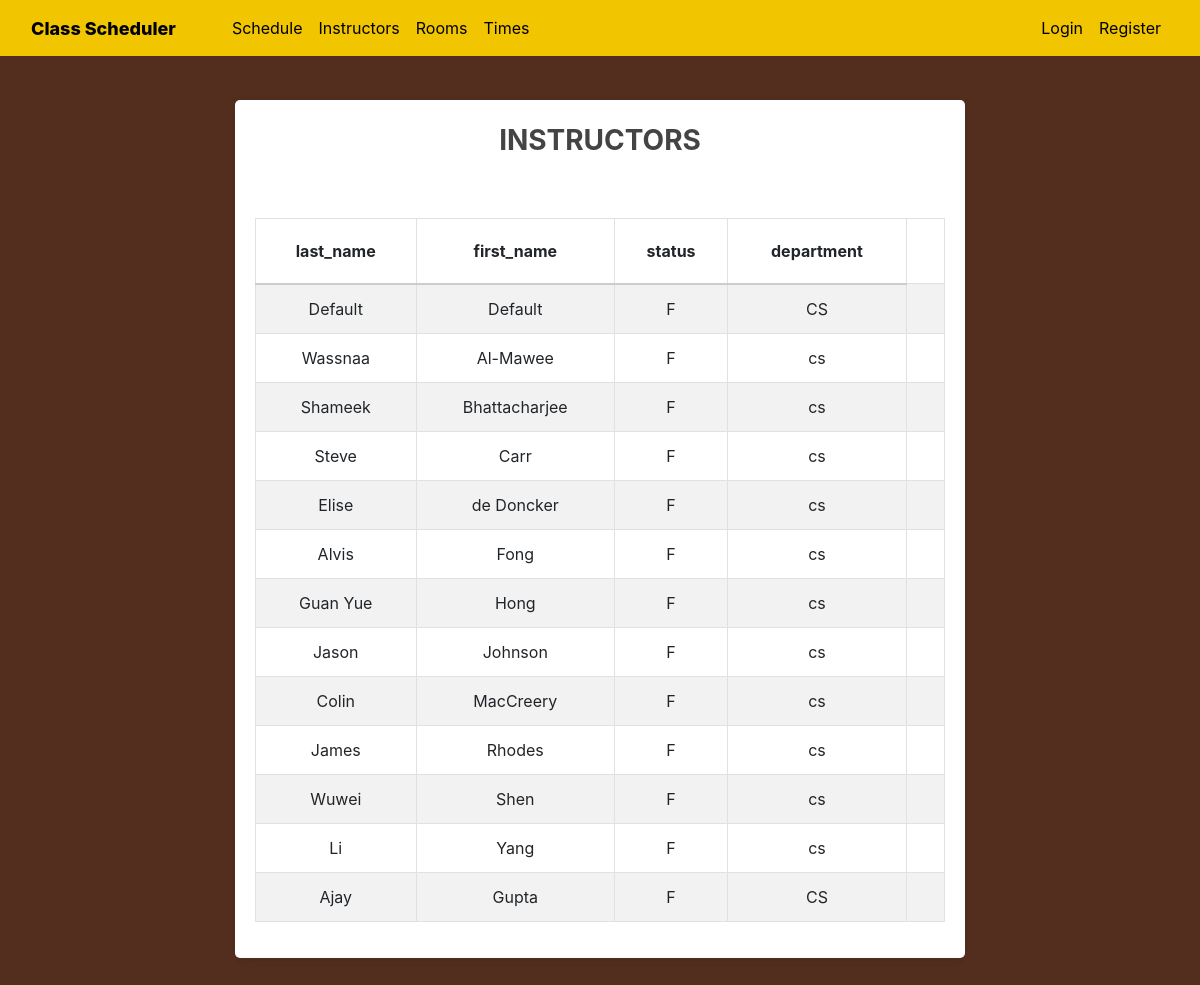
Page /instructors on the committed database.
### scheduler/models.py (models this page shows)
class Instructors(models.Model):  # Instructors table
    last_name = models.TextField()
    first_name = models.TextField()
    status = models.CharField(max_length=2)
    department = models.CharField(max_length=4)

### scheduler/views.py (the view)
# urls.py: path("instructors", views.instructor_page, name="scheduler-instructors"),
def instructor_page(request):
    context = {
        'input': Instructors.objects.all(),
        'col': fields(Instructors)[1:]
    }
    return render(request, 'scheduler/instructors.html', context)

### scheduler/models.py (called while the page is built)
def fields(self):
    return [f.name for f in self._meta.fields + self._meta.many_to_many]

### scheduler/templates/scheduler/instructors.html (shortened to what this page needs)
{%extends 'scheduler/base.html' %}
{% load static %}
{% block page_css%}
<link
  rel="stylesheet"
  type="text/css"
  href="{% static 'scheduler/home.css' %}"
/>
{% endblock page_css%}
{% block content %}
<div class="container mt-100">
    <div class="row">
        <div class="col-md-8 mx-auto">
            <div class="card">
                <h3 class="card-header text-center font-weight-bold text-uppercase py-4">Instructors</h3>
                    <div class="card-body">
                        <div id="table" class="table-editable">
                            <table class="table table-bordered table-responsive-md table-striped text-center">
                            <thead>
                                <tr>
                                    {% for y in col %}
                                        <th>{{y}}</th>
                                    {% endfor %}
                                </tr>
                            </thead>
                            <tbody>
                                {% for x in input %}
                                <tr>
                                    <td class="pt-3-half" contenteditable="true"> {{ x.first_name }} </td>
                                    <td class="pt-3-half" contenteditable="true"> {{ x.last_name }} </td>
                                    <td class="pt-3-half" contenteditable="true"> {{ x.status }} </td>
                                    <td class="pt-3-half" contenteditable="true"> {{ x.department }} </td>
                                    <td class="pt-3-half" contenteditable="true"> {{ x.schedule }} </td> {% comment %} need to fix this to display json properly {% endcomment %}
                                </tr>
                                {% endfor %}
                            </tbody>
                        </table>
                    </div>
                </div>
            </div>
        </div>
    </div>
</div>
{% endblock content %}

### scheduler/static/scheduler/base.css (style rules this page uses)
body { background: rgb(83,46,31); color: #333333; margin-top: 5rem; }
h1, h2, h3, h4, h5, h6 { color: #444444; }

### scheduler/static/scheduler/home.css (style rules this page uses)
.mt-100 { margin-top: 100px }
.card { border-radius: 5px; -webkit-box-shadow: 0 0 5px 0 rgba(43, 43, 43, 0.1), 0 11px 6px -7px rgba(43, 43, 43, 0.1); box-shadow: 0 0 5px 0 rgba(43, 43, 43, 0.1), 0 11px 6px -7px rgba(43, 43, 43, 0.1); border: none; margin-bottom: 30px; -webkit-transition: all 0.3s ease-in-out; transition: all 0.3s ease-in-out }
.card .card-header { background-color: transparent; border-bottom: none; padding: 20px; position: relative }
.table>thead>tr>th { border-bottom-color: #ccc }
.table th { padding: 1.25rem 0.75rem }
td, th { white-space: nowrap }

### rows in the picture
Instructors: first_name "Default", last_name "Default", status "F", department "CS"
Instructors: first_name "Wassnaa", last_name "Al-Mawee", status "F", department "cs"
Instructors: first_name "Shameek", last_name "Bhattacharjee", status "F", department "cs"
Instructors: first_name "Steve", last_name "Carr", status "F", department "cs"
Instructors: first_name "Elise", last_name "de Doncker", status "F", department "cs"
Instructors: first_name "Alvis", last_name "Fong", status "F", department "cs"
Instructors: first_name "Guan Yue", last_name "Hong", status "F", department "cs"
Instructors: first_name "Jason", last_name "Johnson", status "F", department "cs"
Instructors: first_name "Colin", last_name "MacCreery", status "F", department "cs"
Instructors: first_name "James", last_name "Rhodes", status "F", department "cs"
Instructors: first_name "Wuwei", last_name "Shen", status "F", department "cs"
Instructors: first_name "Li", last_name "Yang", status "F", department "cs"
Instructors: first_name "Ajay", last_name "Gupta", status "F", department "CS"

### other values in the picture
{{ y }} "last_name" "first_name" "status" "department"
